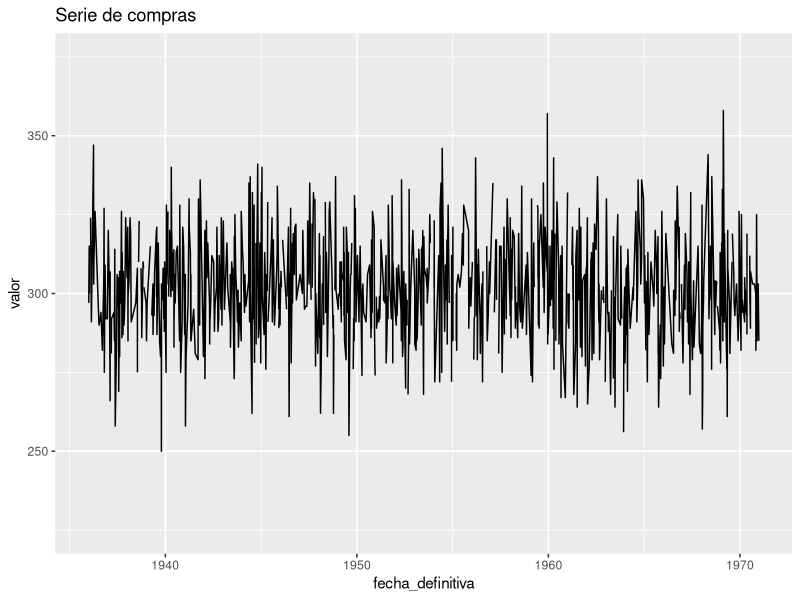
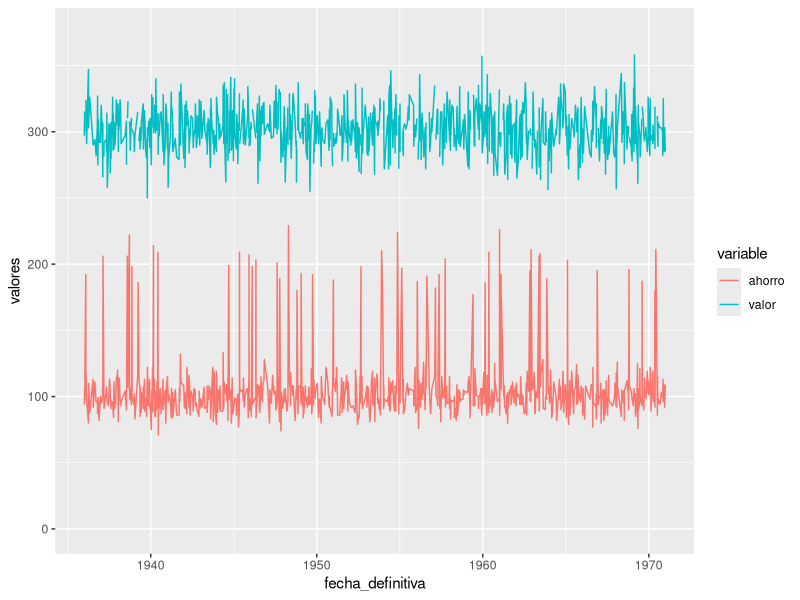
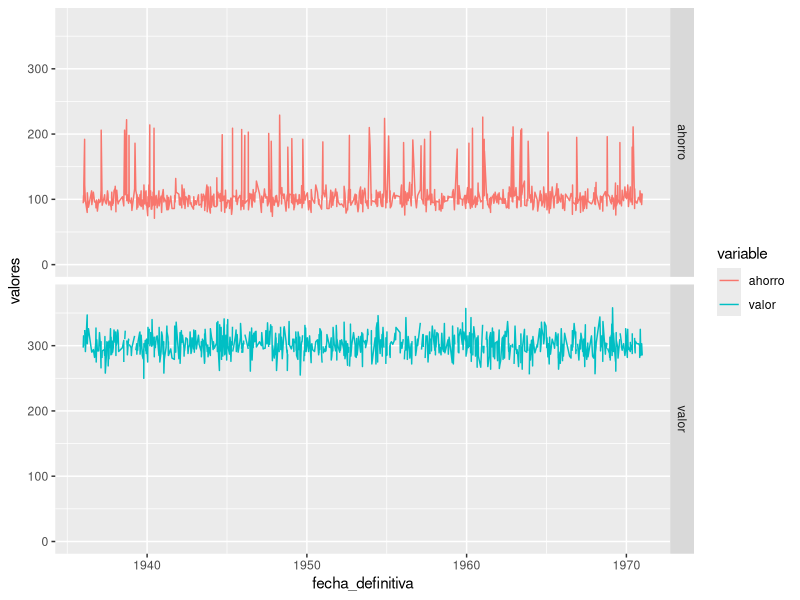
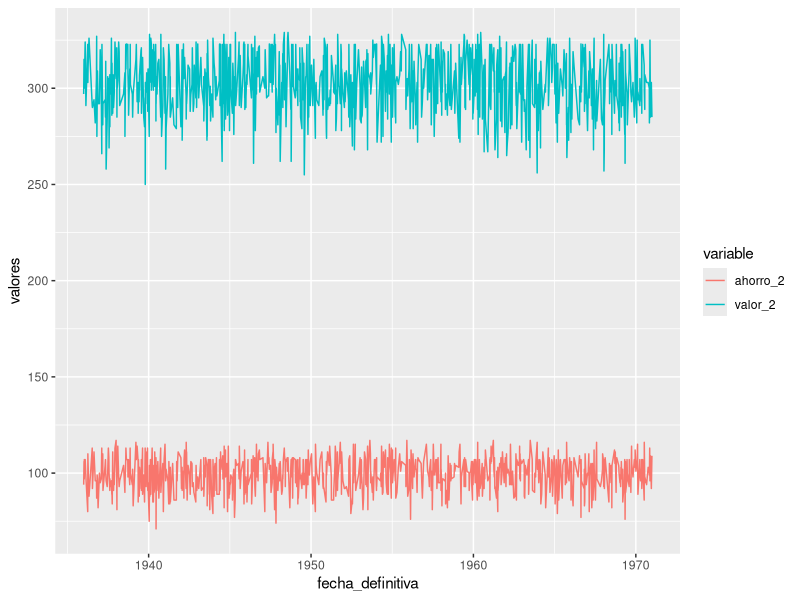
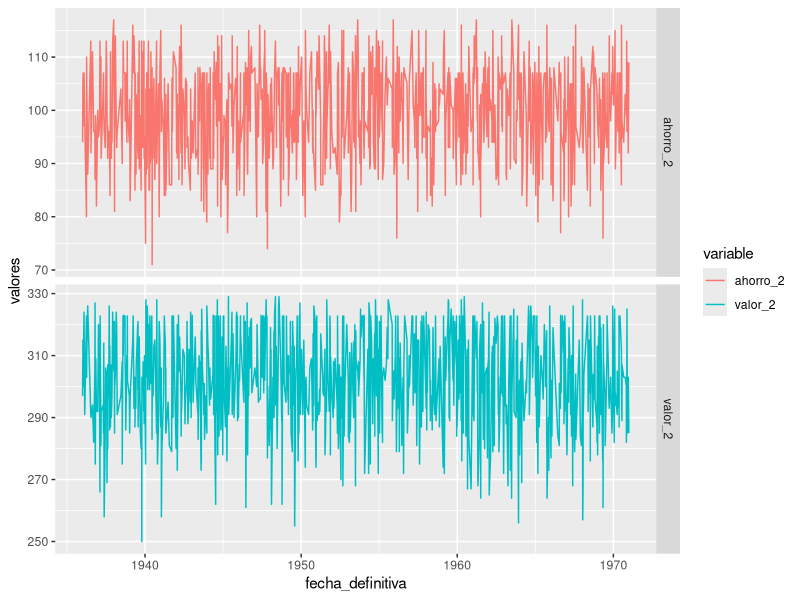
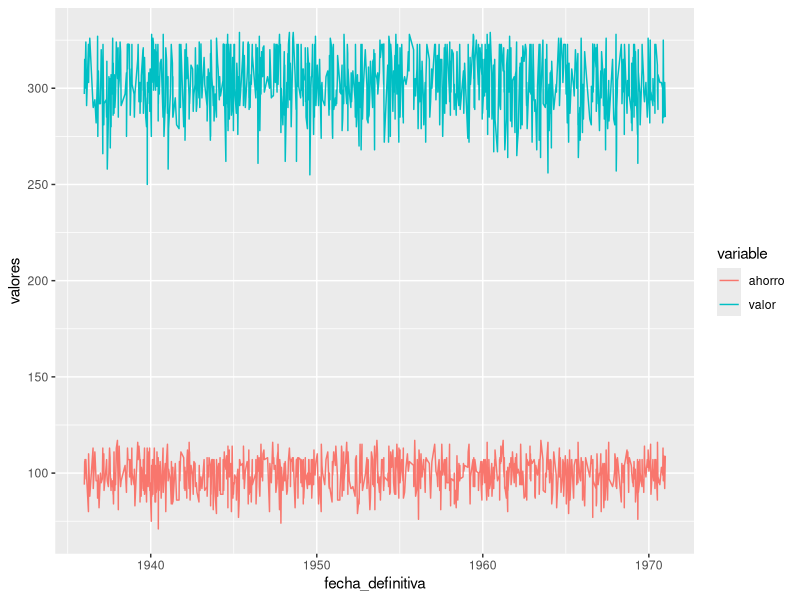
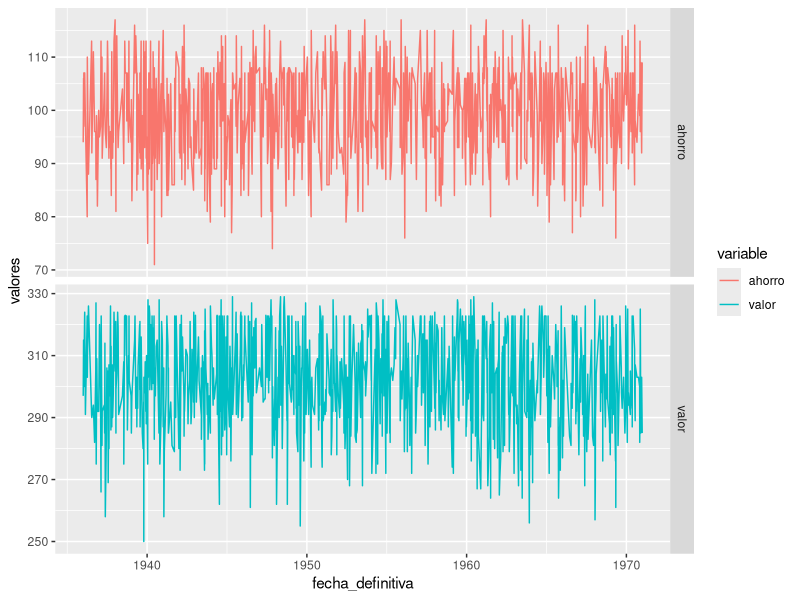
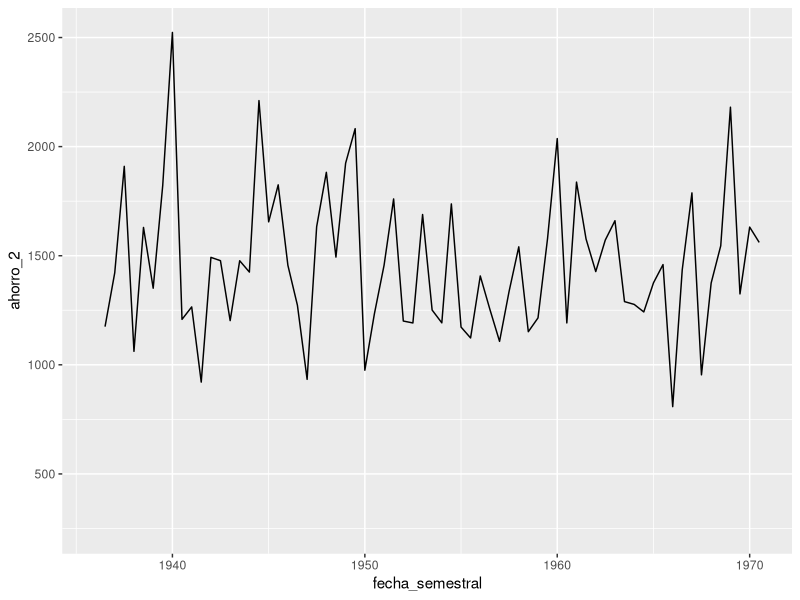

Recreate these plots in R, in order.

# librerias ---------------------------------------------------------------

library(tidyverse)
library(lubridate)


# Datos simulados ---------------------------------------------------------


set.seed(1984)
datos_sim <- tibble(
  id = sample(str_c("ID-",1:100),1000,replace = T),
  anio = sample(1936:1970,1000,replace = T),
  mes = sample(1:12,1000,replace = T),
  dia = sample(1:31,1000,replace = T),
  sexo = sample(c("Mujer","Hombre"),1000,replace = T),
  g_edad = sample(c("Joven","Adulto","Anciano"),1000,replace = T),
  valor = rpois(1000,300),
  ahorro = rpois(1000,100)
)


# Generacion de fechas ----------------------------------------------------



datos_sim <- datos_sim %>% 
  mutate(fecha_1 = str_c(anio,mes,dia),
         fecha_2 = str_c(anio,"-",mes,"-",dia ),
         fecha_3 = str_c(mes,"/",dia,"/",anio ),
         fecha_4 = str_c(dia,"/",mes,"/",anio ),
         fecha_definitiva = ymd(fecha_2)
         )


ymd(datos_sim$fecha_2)

# Fecha que noe existe:
datos_sim$fecha_2[132]


mdy(datos_sim$fecha_3)

dmy(datos_sim$fecha_4)


# grafico de series de tiempo:
# la función summarise_at, me permite pasar los nombres de las columnas
# que quiero resumir, en este caso sumar

resumen_series <- datos_sim %>% 
  group_by(fecha_definitiva) %>% 
  summarise_at(.vars = c("valor","ahorro"),         # nombres de las columnas
               .funs = list(~sum(.,na.rm = T)))  %>%    #operacion por grupos
  ungroup  
  

# la series tienen valores atipicos, por ende vamos a reemplazar con la media, a aquellos
# qeu esten por encima del percentil 90

quantile(rnorm(100),probs = 0.9) # Hasta que numero esta acumulado el 90% de los datos

q_val <- quantile(resumen_series$valor,probs = 0.9)

q_aho <- quantile(resumen_series$ahorro,probs = 0.9)

resumen_series_2 <- resumen_series %>% 
  mutate(
    valor = as.numeric(valor),
    ahorro = as.numeric(ahorro),
    valor_2 = if_else(valor > q_val, mean(valor), valor),
    ahorro_2 = if_else(ahorro > q_aho, mean(ahorro), ahorro))


resumen_series_3 <- resumen_series %>% 
  mutate_at(.vars = c("valor","ahorro"),
            .funs = list(~as.numeric(.))) %>% 
  mutate_at(.vars = c("valor","ahorro"),
            .funs = list(~if_else(. > quantile(.,probs = 0.9), mean(.), .)))


# cuando uso funciones que tienen el sugfijo at,all o if, la operacion siempre
# debe ir dentro de un list(), la oepracion comienza con ~ y el . significa
# que debe cada usar cada columna en vars.

  resumen_series %>% 
  ggplot()+
  geom_line(aes(x = fecha_definitiva,y=valor)) +
    ylim(225,375) + # definir limites delimites del eje y
    labs(title = "Serie de compras")

  # Quiero ver en conjunto, las compras y el ahorro

# error con los ejes por atipicos: ----------------------------------------

  
  
  resumen_series %>% 
    gather("variable","valores",-fecha_definitiva) %>% 
    ggplot() +
    geom_line(aes(x = fecha_definitiva,y=valores,color = variable)) +
    ylim(0,375) 
    
  # Sepárados:
  resumen_series %>% 
    gather("variable","valores",-fecha_definitiva) %>% 
    ggplot() +
    geom_line(aes(x = fecha_definitiva,y=valores,color = variable))  +
    ylim(0,375) +
    facet_grid(variable~., scales = "free") 
  
  

# correccion de los atipicos ----------------------------------------------

  
  
  resumen_series_2 %>% 
    select(-valor,-ahorro) %>% 
    gather("variable","valores",-fecha_definitiva) %>% 
    ggplot() +
    geom_line(aes(x = fecha_definitiva,y=valores,color = variable))
  
  # Sepárados:
  
  resumen_series_2 %>% 
    select(-valor,-ahorro) %>% 
    gather("variable","valores",-fecha_definitiva) %>% 
    ggplot() +
    geom_line(aes(x = fecha_definitiva,y=valores,color = variable))  +
    facet_grid(variable~., scales = "free") 
  

# con el resultado de mutate_at -------------------------------------------

  
  resumen_series_3 %>% 
    gather("variable","valores",-fecha_definitiva) %>% 
    ggplot() +
    geom_line(aes(x = fecha_definitiva,y=valores,color = variable))
  
  # Sepárados:
  
  resumen_series_3 %>%
    gather("variable","valores",-fecha_definitiva) %>% 
    ggplot() +
    geom_line(aes(x = fecha_definitiva,y=valores,color = variable))  +
    facet_grid(variable~., scales = "free")  
  
  
?auto.arima

# Prediccion --------------------------------------------------------------

library(forecast)
  
  ?auto.arima
  
  
?ts

  summary(resumen_series_3$fecha_definitiva)
  
  

  # Series mensuales:
  
  resumen_series_3 %>% 
    mutate(fecha_mensual = floor_date(fecha_definitiva,unit = "month")) %>% 
    group_by(fecha_mensual) %>% 
    summarise_at(.vars = c("valor","ahorro"),         # nombres de las columnas
                 .funs = list(~sum(.,na.rm = T)))  %>%    #operacion por grupos
    ungroup  
  
  # pero en meses aun hay huecos
  
  # Series mensuales:
  
  semestrales <- resumen_series_3 %>% 
    mutate(fecha_semestral = floor_date(fecha_definitiva,unit = "halfyear")) %>% 
    group_by(fecha_semestral) %>% 
    summarise_at(.vars = c("valor","ahorro"),         # nombres de las columnas
                 .funs = list(~sum(.,na.rm = T)))  %>%    #operacion por grupos
    ungroup 
  
  
  semestrales <- semestrales %>% 
    mutate(ahorro_2 = ahorro + 0.1*lag(ahorro))
  
  semestrales %>% 
    ggplot()+
    geom_line(aes(x = fecha_semestral, y= ahorro_2))
  
  valores <- semestrales$ahorro_2
  
  # serie de tiempo semestral de las compras:
  
  valor_ts <- ts(valores,start = 1936,end = 1970,frequency = 2)
  
  
  auto.arima(valor_ts)

  
    